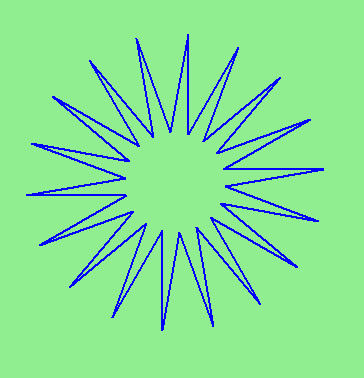

Reproduce this figure in Python.
"""
   18角星.py
"""
# 从海龟模块导入Turtle,Screen命令
from turtle import Turtle,Screen

s = Screen()                # 新建屏幕
s.bgcolor('light green')    # 设定屏幕背景色
s.title('18角星')           # 设定窗口标题

t = Turtle(shape='turtle')  # 新建造型为turtle的海龟
t.color('blue')             # 设定海龟颜色为蓝色
t.pensize(2)                # 设定画笔尺寸为2

for x in range(18):         # 在范围18内迭代x的值
    t.fd(100)               # 海龟前进100个单位
    t.right(170)            # 海龟右转170度
    t.fd(100)               # 海龟前进100个单位
    t.left(150)             # 海龟左转150度

t.hideturtle()              # 隐藏海龟
s.mainloop()                # 进入主事件循环
